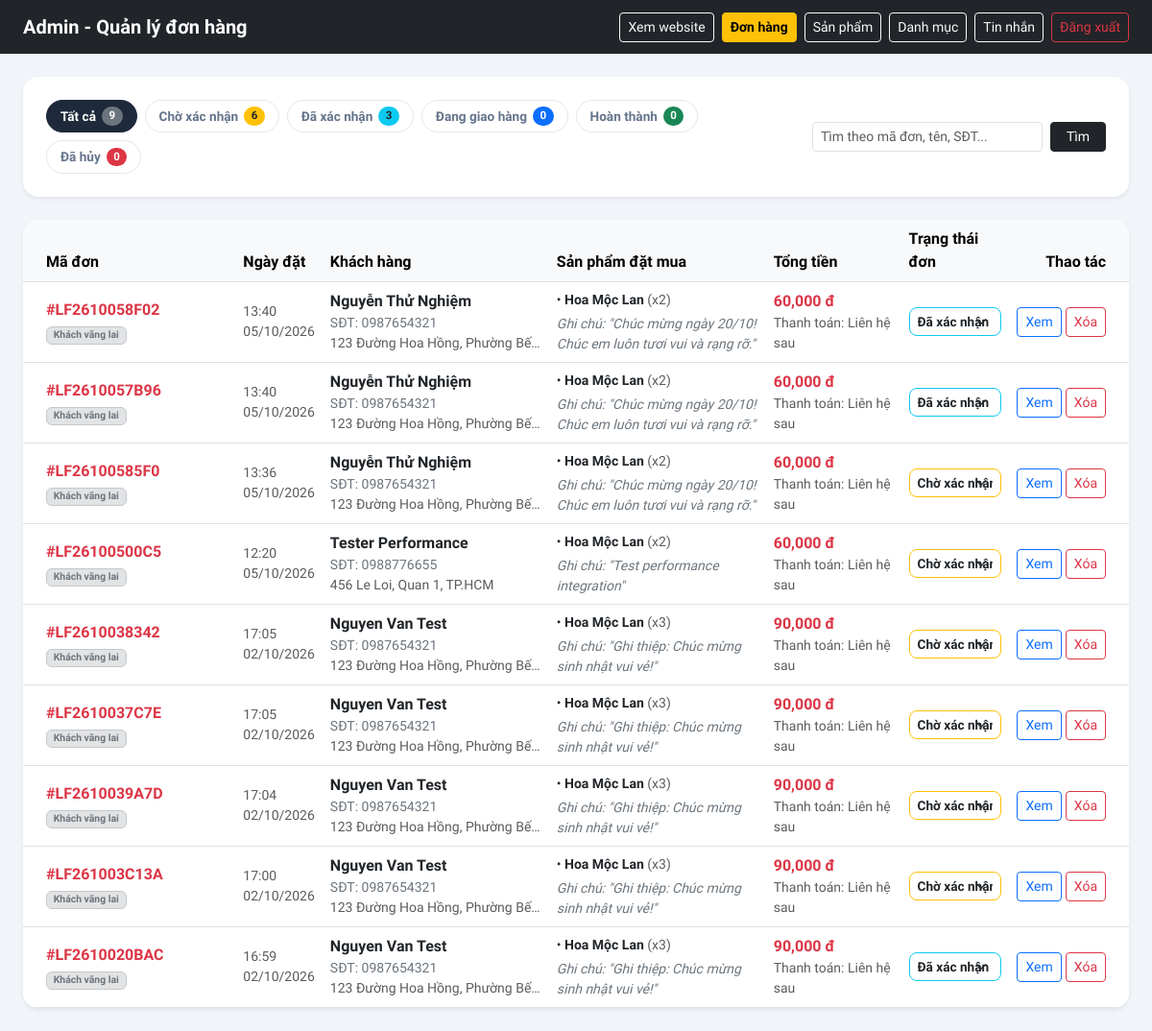
The app's page /admin/orders (signed in) with its own data.
### models.py (models this page shows, shortened)
class Order(db.Model):
    __tablename__ = 'orders'
    id = db.Column(db.Integer, primary_key=True)
    order_code = db.Column(db.String(32), unique=True, nullable=False, index=True)
    customer_id = db.Column(db.Integer, db.ForeignKey('customers.id'), nullable=True, index=True)
    customer_name = db.Column(db.String(100), nullable=False)
    customer_phone = db.Column(db.String(20), nullable=False, index=True)
    shipping_address = db.Column(db.String(255), nullable=False)
    delivery_time = db.Column(db.String(100), nullable=True)  # Hẹn giờ giao hoa (VD: Giao sớm nhất / Hẹn ngày 20/10)
    customer_note = db.Column(db.Text, nullable=True)  # Ghi chú hoặc lời chúc viết thiệp
    cancel_reason = db.Column(db.String(255), nullable=True)  # Lý do hủy đơn nếu có
    total_price = db.Column(db.Float, nullable=False, default=0.0)
    status = db.Column(db.String(20), nullable=False, default='pending', index=True)  # pending, confirmed, shipping, completed, cancelled
    payment_status = db.Column(db.String(30), nullable=False, default='contact_later')  # contact_later, paid, unpaid
    created_at = db.Column(db.DateTime, default=datetime.utcnow, index=True)
    updated_at = db.Column(db.DateTime, default=datetime.utcnow, onupdate=datetime.utcnow)
    customer = db.relationship('Customer', backref=db.backref('orders', lazy=True, order_by='Order.created_at.desc()'))
    items = db.relationship('OrderItem', backref='order', cascade='all, delete-orphan', lazy=True)
    __table_args__ = (
        db.Index('idx_orders_customer_created', 'customer_id', 'created_at'),
    )
    @property
    def status_label(self):
        labels = {
            'pending': 'Chờ xác nhận',
            'confirmed': 'Đã xác nhận',
            'shipping': 'Đang giao hàng',
            'completed': 'Hoàn thành',
            'cancelled': 'Đã hủy'
        }
        return labels.get(self.status, self.status)
    @property
    def status_badge_class(self):
        classes = {
            'pending': 'bg-warning text-dark',
            'confirmed': 'bg-info text-dark',
            'shipping': 'bg-primary text-white',
            'completed': 'bg-success text-white',
            'cancelled': 'bg-danger text-white'
        }
        return classes.get(self.status, 'bg-secondary text-white')

class OrderItem(db.Model):
    __tablename__ = 'order_items'
    id = db.Column(db.Integer, primary_key=True)
    order_id = db.Column(db.Integer, db.ForeignKey('orders.id'), nullable=False, index=True)
    product_id = db.Column(db.Integer, db.ForeignKey('products.id'), nullable=True, index=True)
    product_name = db.Column(db.String(200), nullable=False)
    product_price = db.Column(db.Float, nullable=False)
    quantity = db.Column(db.Integer, nullable=False, default=1)
    subtotal = db.Column(db.Float, nullable=False)
    product_image = db.Column(db.String(255), nullable=True)
    product = db.relationship('Product', backref=db.backref('order_items', lazy=True))

### web.py (the view, shortened to what this page needs)
@app.route('/admin/orders')
@admin_required
def admin_orders():
    status_filter = request.args.get('status', '').strip()
    q = request.args.get('q', '').strip()
    query = Order.query.options(
        selectinload(Order.customer),
        selectinload(Order.items).selectinload(OrderItem.product).selectinload(Product.media)
    )
    if status_filter:
        query = query.filter(Order.status == status_filter)
    orders = query.order_by(Order.created_at.desc()).all()
    status_counts = db.session.query(Order.status, func.count(Order.id)).group_by(Order.status).all()
    status_count_map = {s: c for s, c in status_counts}
    counts = {
        'all': sum(status_count_map.values()),
        'pending': status_count_map.get('pending', 0),
        'confirmed': status_count_map.get('confirmed', 0),
        'shipping': status_count_map.get('shipping', 0),
        'completed': status_count_map.get('completed', 0),
        'cancelled': status_count_map.get('cancelled', 0),
    }
    return render_template('admin/orders.html', orders=orders, status_filter=status_filter, q=q, counts=counts)

### web.py (called while the page is built)
@login_manager.user_loader
def load_user(user_id):
    try:
        account_type, raw_id = user_id.split('-', 1)
        raw_id = int(raw_id)
    except (ValueError, AttributeError):
        return None
    if account_type == 'admin':
        return db.session.get(Admin, raw_id)
    elif account_type == 'customer':
        return db.session.get(Customer, raw_id)
    return None

def admin_required(f):
    @wraps(f)
    def decorated(*args, **kwargs):
        if not current_user.is_authenticated:
            return redirect(url_for('admin_login', next=request.path))
        if not isinstance(current_user, Admin):
            abort(403)
        return f(*args, **kwargs)
    return decorated

def get_cached_categories():
    categories = cache.get('all_categories')
    if categories is None:
        categories = Category.query.order_by(Category.name).all()
        cache.set('all_categories', categories, timeout=600)
    return categories

@app.context_processor
def inject_nav_categories():
    return dict(nav_categories=get_cached_categories())

@app.context_processor
def inject_cart_count():
    cart = session.get('cart', {})
    total_qty = sum(int(v) for v in cart.values() if isinstance(v, (int, str)) and str(v).isdigit()) if isinstance(cart, dict) else 0
    return dict(cart_count=total_qty)

@app.before_request
def csrf_protect_origin():
    if request.method in ('POST', 'PUT', 'DELETE', 'PATCH'):
        origin = request.headers.get('Origin')
        referer = request.headers.get('Referer')
        target_host = request.host.lower()
        if origin:
            parsed_origin = urllib.parse.urlparse(origin).netloc.lower()
            if parsed_origin != target_host:
                abort(403)
        elif referer:
            parsed_referer = urllib.parse.urlparse(referer).netloc.lower()
            if parsed_referer != target_host:
                abort(403)

### templates/admin/orders.html (shortened to what this page needs)
<!DOCTYPE html>
<html lang="vi">
<head>
    <link href="https://cdn.jsdelivr.net/npm/bootstrap@5.3.3/dist/css/bootstrap.min.css" rel="stylesheet">
</head>
<body>
    <nav class="navbar navbar-dark bg-dark">
        <div class="container-fluid px-4">
            <span class="navbar-brand fw-bold">Admin - Quản lý đơn hàng</span>
            <div class="d-flex align-items-center gap-2">
                <a href="{{ url_for('index') }}" class="btn btn-outline-light btn-sm" target="_blank">Xem website</a>
                <a href="{{ url_for('admin_orders') }}" class="btn btn-warning btn-sm fw-bold">Đơn hàng</a>
                <a href="{{ url_for('admin_dashboard') }}" class="btn btn-outline-light btn-sm">Sản phẩm</a>
                <a href="{{ url_for('admin_categories') }}" class="btn btn-outline-light btn-sm">Danh mục</a>
                <a href="{{ url_for('admin_chat') }}" class="btn btn-outline-light btn-sm">Tin nhắn</a>
                <a href="{{ url_for('admin_logout') }}" class="btn btn-outline-danger btn-sm">Đăng xuất</a>
            </div>
        </div>
    </nav>
    <div class="container-fluid px-4 my-4">
        <div class="card border-0 shadow-sm rounded-4 mb-4">
            <div class="card-body p-3 p-md-4">
                <div class="d-flex flex-column flex-md-row align-items-md-center justify-content-between gap-3">
                    <div class="d-flex flex-wrap gap-2">
                        <a href="{{ url_for('admin_orders', q=q if q else None) }}" class="filter-pill {{ 'active' if not status_filter else '' }}">
                            Tất cả <span class="badge bg-secondary rounded-pill">{{ counts.all }}</span>
                        </a>
                        <a href="{{ url_for('admin_orders', status='pending', q=q if q else None) }}" class="filter-pill {{ 'active' if status_filter=='pending' else '' }}">
                            Chờ xác nhận <span class="badge bg-warning text-dark rounded-pill">{{ counts.pending }}</span>
                        </a>
                        <a href="{{ url_for('admin_orders', status='confirmed', q=q if q else None) }}" class="filter-pill {{ 'active' if status_filter=='confirmed' else '' }}">
                            Đã xác nhận <span class="badge bg-info text-dark rounded-pill">{{ counts.confirmed }}</span>
                        </a>
                        <a href="{{ url_for('admin_orders', status='shipping', q=q if q else None) }}" class="filter-pill {{ 'active' if status_filter=='shipping' else '' }}">
                            Đang giao hàng <span class="badge bg-primary rounded-pill">{{ counts.shipping }}</span>
                        </a>
                        <a href="{{ url_for('admin_orders', status='completed', q=q if q else None) }}" class="filter-pill {{ 'active' if status_filter=='completed' else '' }}">
                            Hoàn thành <span class="badge bg-success rounded-pill">{{ counts.completed }}</span>
                        </a>
                        <a href="{{ url_for('admin_orders', status='cancelled', q=q if q else None) }}" class="filter-pill {{ 'active' if status_filter=='cancelled' else '' }}">
                            Đã hủy <span class="badge bg-danger rounded-pill">{{ counts.cancelled }}</span>
                        </a>
                    </div>
                    <form method="GET" action="{{ url_for('admin_orders') }}" class="d-flex gap-2">
                        <input type="text" name="q" value="{{ q or '' }}" class="form-control form-control-sm" placeholder="Tìm theo mã đơn, tên, SĐT..." style="min-width: 240px;">
                        <button type="submit" class="btn btn-sm btn-dark px-3">Tìm</button>
                    </form>
                </div>
            </div>
        </div>
        <div class="card border-0 shadow-sm rounded-4 overflow-hidden">
            <div class="table-responsive">
                <table class="table table-hover mb-0 bg-white">
                    <thead class="table-light border-bottom">
                        <tr>
                            <th class="ps-4">Mã đơn</th>
                            <th>Ngày đặt</th>
                            <th>Khách hàng</th>
                            <th>Sản phẩm đặt mua</th>
                            <th>Tổng tiền</th>
                            <th>Trạng thái đơn</th>
                            <th class="text-end pe-4">Thao tác</th>
                        </tr>
                    </thead>
                    <tbody>
                        {% if not orders %}
                        <tr>
                            <td colspan="7" class="text-center py-5 text-muted">
                                Không tìm thấy đơn hàng nào phù hợp.
                            </td>
                        </tr>
                        {% else %}
                        {% for o in orders %}
                        <tr>
                            <td class="ps-4">
                                <strong class="text-danger">#{{ o.order_code }}</strong>
                                {% if o.customer %}
                                <div class="badge bg-success-subtle text-success border border-success-subtle" style="font-size: 0.65rem;">Thành viên</div>
                                {% else %}
                                <div class="badge bg-secondary-subtle text-secondary border border-secondary-subtle" style="font-size: 0.65rem;">Khách vãng lai</div>
                                {% endif %}
                            </td>
                            <td class="small text-muted">
                                {{ o.created_at.strftime('%H:%M') }}<br>
                                {{ o.created_at.strftime('%d/%m/%Y') }}
                            </td>
                            <td>
                                <div class="fw-semibold text-dark">{{ o.customer_name }}</div>
                                <div class="small text-secondary">SĐT: {{ o.customer_phone }}</div>
                                <div class="small text-muted text-truncate" style="max-width: 220px;" title="{{ o.shipping_address }}">
                                    {{ o.shipping_address }}
                                </div>
                            </td>
                            <td>
                                <div class="d-flex flex-column gap-1">
                                    {% for item in o.items %}
                                    <div class="small text-dark">
                                        • <strong>{{ item.product_name }}</strong> <span class="text-muted">(x{{ item.quantity }})</span>
                                    </div>
                                    {% endfor %}
                                </div>
                                {% if o.customer_note %}
                                <div class="small text-secondary fst-italic mt-1" style="max-width: 250px;">
                                    Ghi chú: "{{ o.customer_note }}"
                                </div>
                                {% endif %}
                            </td>
                            <td>
                                <strong class="text-danger fs-6">{{ "{:,.0f}".format(o.total_price) }} đ</strong>
                                <div class="small text-muted">Thanh toán: Liên hệ sau</div>
                            </td>
                            <td>
                                <form method="POST" action="{{ url_for('admin_order_update_status', order_id=o.id) }}" class="m-0">
                                    <select name="status" class="form-select form-select-sm order-status-select border-{{ 'warning' if o.status=='pending' else ('info' if o.status=='confirmed' else ('primary' if o.status=='shipping' else ('success' if o.status=='completed' else 'danger'))) }}" onchange="this.form.submit()">
                                        <option value="pending" {{ 'selected' if o.status=='pending' else '' }}>Chờ xác nhận</option>
                                        <option value="confirmed" {{ 'selected' if o.status=='confirmed' else '' }}>Đã xác nhận</option>
                                    </select>
                                </form>
                            </td>
                            <td class="text-end pe-4">
                                <div class="d-inline-flex gap-1">
                                    <button type="button" class="btn btn-sm btn-outline-primary" data-bs-toggle="modal" data-bs-target="#orderModal-{{ o.id }}" title="Xem chi tiết đơn">
                                        Xem
                                    </button>
                                    <form method="POST" action="{{ url_for('admin_order_delete', order_id=o.id) }}" onsubmit="return confirm('Bạn có chắc chắn muốn xóa vĩnh viễn đơn hàng #{{ o.order_code }} không?');" class="d-inline">
                                        <button type="submit" class="btn btn-sm btn-outline-danger" title="Xóa đơn">
                                            Xóa
                                        </button>
                                    </form>
                                </div>
                            </td>
                        </tr>
                        {% endfor %}
                        {% endif %}
                    </tbody>
                </table>
            </div>
        </div>
    </div>
</body>
</html>

### templates/admin/orders.html (style rules this page uses)
body { font-family: 'Plus Jakarta Sans', sans-serif; background-color: #f1f5f9; color: #1e293b; }
.order-status-select { padding: 4px 8px; font-size: 0.85rem; border-radius: 8px; font-weight: 600; }
.filter-pill { text-decoration: none; padding: 6px 14px; border-radius: 20px; font-size: 0.85rem; font-weight: 600; color: #64748b; background: #ffffff; border: 1px solid #e2e8f0; transition: all 0.18s ease; display: inline-flex; align-items: center; gap: 6px; }
.filter-pill:hover, .filter-pill.active { background: #1e293b; color: #ffffff; border-color: #1e293b; }
.filter-pill .badge { font-size: 0.72rem; }
.table tbody tr { vertical-align: middle; }

### records on screen
Order: order_code "LF2610058F02", created_at "13:40", created_at "05/10/2026", customer_name "Nguyễn Thử Nghiệm", customer_phone "0987654321", shipping_address "123 Đường Hoa Hồng, Phường Bế…", customer_note "Chúc mừng ngày 20/10! Chúc em luôn tươi vui và rạng rỡ.", total_price "60,000", status "Đã xác nhận"
OrderItem: product_name "Hoa Mộc Lan", quantity "2"
Order: order_code "LF2610057B96", created_at "13:40", created_at "05/10/2026", customer_name "Nguyễn Thử Nghiệm", customer_phone "0987654321", shipping_address "123 Đường Hoa Hồng, Phường Bế…", customer_note "Chúc mừng ngày 20/10! Chúc em luôn tươi vui và rạng rỡ.", total_price "60,000", status "Đã xác nhận"
OrderItem: product_name "Hoa Mộc Lan", quantity "2"
Order: order_code "LF26100585F0", created_at "13:36", created_at "05/10/2026", customer_name "Nguyễn Thử Nghiệm", customer_phone "0987654321", shipping_address "123 Đường Hoa Hồng, Phường Bế…", customer_note "Chúc mừng ngày 20/10! Chúc em luôn tươi vui và rạng rỡ.", total_price "60,000", status "Chờ xác nhận"
OrderItem: product_name "Hoa Mộc Lan", quantity "2"
Order: order_code "LF26100500C5", created_at "12:20", created_at "05/10/2026", customer_name "Tester Performance", customer_phone "0988776655", shipping_address "456 Le Loi, Quan 1, TP.HCM", customer_note "Test performance integration", total_price "60,000", status "Chờ xác nhận"
OrderItem: product_name "Hoa Mộc Lan", quantity "2"
Order: order_code "LF2610038342", created_at "17:05", created_at "02/10/2026", customer_name "Nguyen Van Test", customer_phone "0987654321", shipping_address "123 Đường Hoa Hồng, Phường Bế…", customer_note "Ghi thiệp: Chúc mừng sinh nhật vui vẻ!", total_price "90,000", status "Chờ xác nhận"
OrderItem: product_name "Hoa Mộc Lan", quantity "3"
Order: order_code "LF2610037C7E", created_at "17:05", created_at "02/10/2026", customer_name "Nguyen Van Test", customer_phone "0987654321", shipping_address "123 Đường Hoa Hồng, Phường Bế…", customer_note "Ghi thiệp: Chúc mừng sinh nhật vui vẻ!", total_price "90,000", status "Chờ xác nhận"
OrderItem: product_name "Hoa Mộc Lan", quantity "3"
Order: order_code "LF2610039A7D", created_at "17:04", created_at "02/10/2026", customer_name "Nguyen Van Test", customer_phone "0987654321", shipping_address "123 Đường Hoa Hồng, Phường Bế…", customer_note "Ghi thiệp: Chúc mừng sinh nhật vui vẻ!", total_price "90,000", status "Chờ xác nhận"
OrderItem: product_name "Hoa Mộc Lan", quantity "3"
Order: order_code "LF261003C13A", created_at "17:00", created_at "02/10/2026", customer_name "Nguyen Van Test", customer_phone "0987654321", shipping_address "123 Đường Hoa Hồng, Phường Bế…", customer_note "Ghi thiệp: Chúc mừng sinh nhật vui vẻ!", total_price "90,000", status "Chờ xác nhận"
OrderItem: product_name "Hoa Mộc Lan", quantity "3"
Order: order_code "LF2610020BAC", created_at "16:59", created_at "02/10/2026", customer_name "Nguyen Van Test", customer_phone "0987654321", shipping_address "123 Đường Hoa Hồng, Phường Bế…", customer_note "Ghi thiệp: Chúc mừng sinh nhật vui vẻ!", total_price "90,000", status "Đã xác nhận"
OrderItem: product_name "Hoa Mộc Lan", quantity "3"

### other values on screen
{{ counts.all }} "9"
{{ counts.pending }} "6"
{{ counts.confirmed }} "3"
{{ counts.shipping }} "0"
{{ counts.completed }} "0"
{{ counts.cancelled }} "0"
